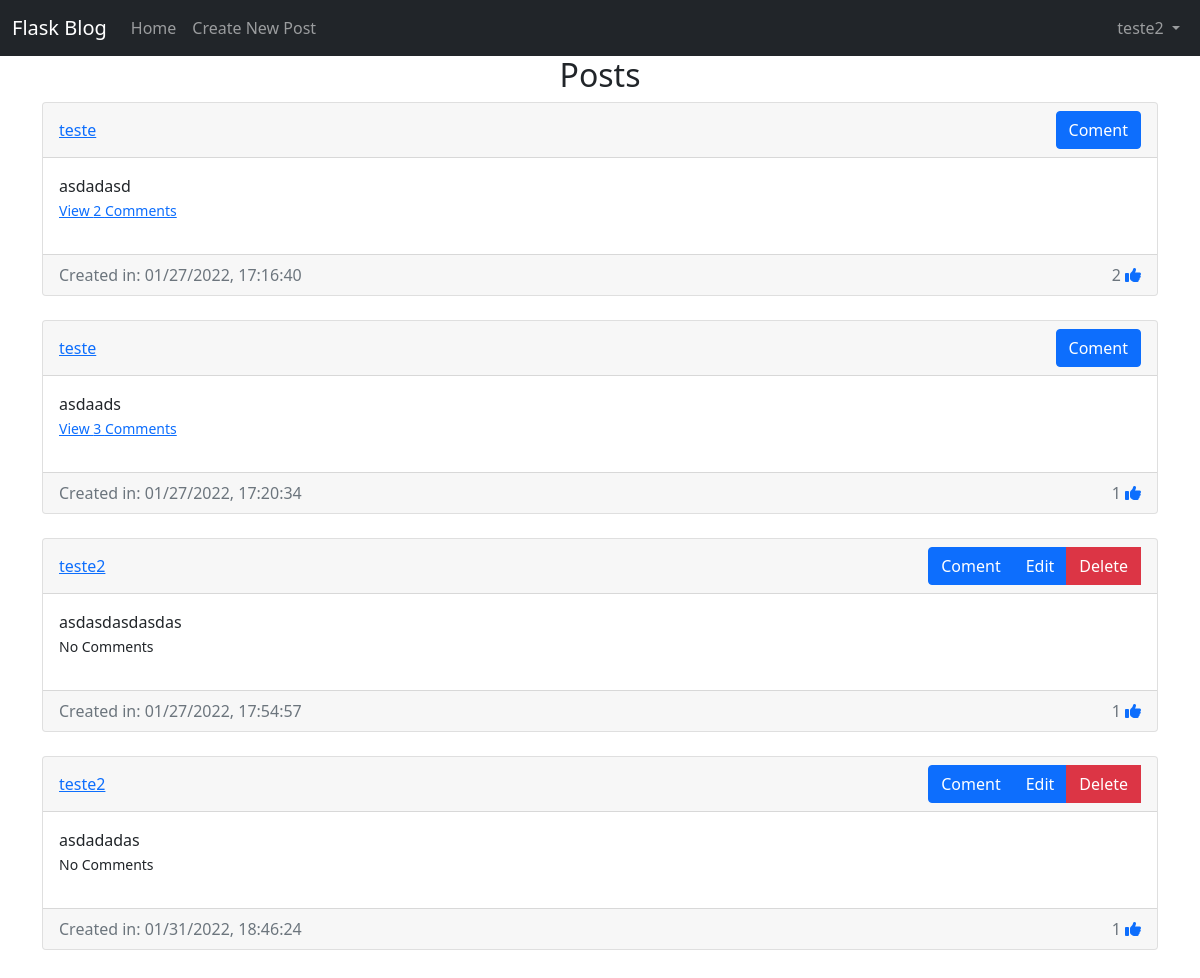
The app's page /home (signed in), older data.
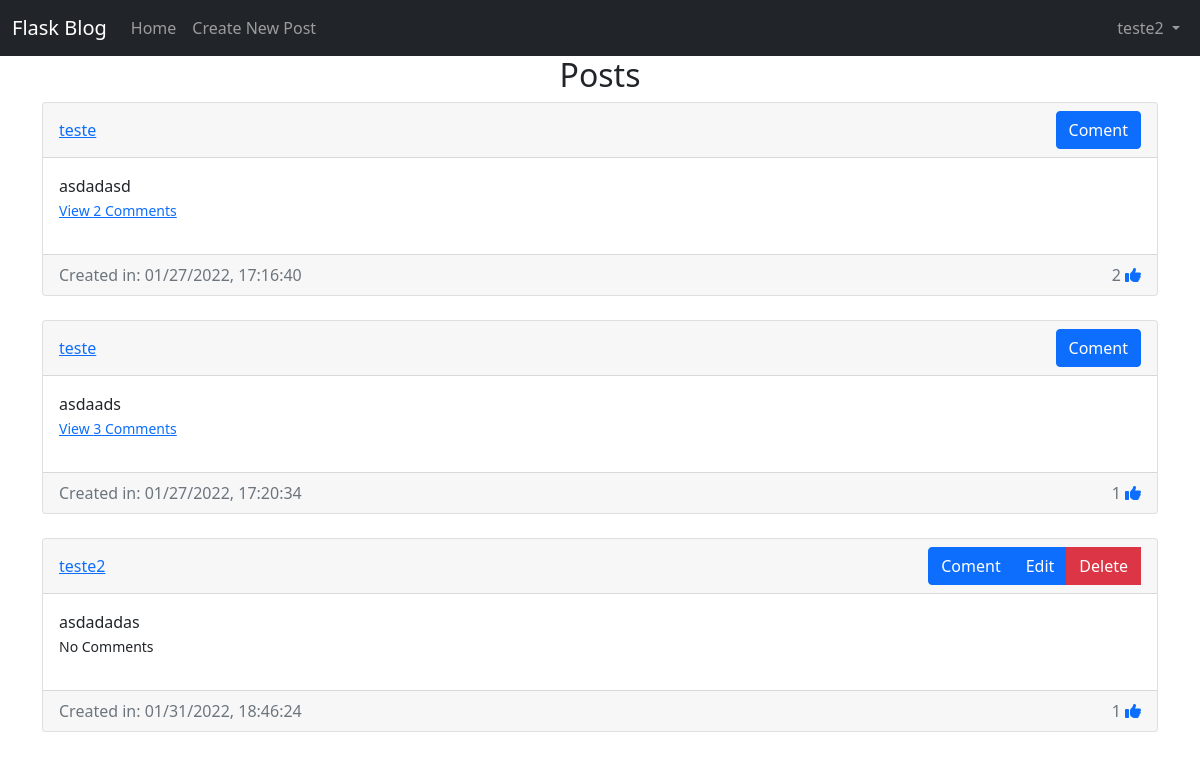
The same page, newer data.
### website/models.py (models this page shows)
class Post(db.Model):
    id = db.Column(db.Integer, primary_key = True)
    text = db.Column(db.Text, nullable = False)
    date_created = db.Column(db.DateTime, default = datetime.utcnow)
    author = db.Column(db.Integer, db.ForeignKey('user.id', ondelete='CASCADE'), nullable = False)
    comments = db.relationship('Comment', backref="post", passive_deletes=True)
    likes = db.relationship('Like', backref="post", passive_deletes=True)

class User(db.Model, UserMixin):
    id = db.Column(db.Integer, primary_key = True)
    email = db.Column(db.String(150), unique = True)
    username = db.Column(db.String(100), unique = True)
    password = db.Column(db.String(100))
    date_created = db.Column(db.DateTime, default = datetime.utcnow)
    posts = db.relationship('Post', backref="user", passive_deletes = True)
    comments = db.relationship('Comment', backref="user", passive_deletes = True)
    likes = db.relationship('Like', backref="user", passive_deletes = True)

### website/views.py (the view)
@views.route("/")
@views.route("/home")
@login_required
def home():
    posts = Post.query.all()
    return render_template('home.html.j2', user=current_user, posts=posts)

### website/__init__.py (called while the page is built)
def create_app():
    app = Flask(__name__)
    app.config['SECRET_KEY'] = "SUPERSECRET"
    app.config['SQLALCHEMY_DATABASE_URI'] = f'sqlite:///{DB_NAME}'
    db.init_app(app)
    from .views import views
    app.register_blueprint(views, url_prefix="/")
    from .auth import auth
    app.register_blueprint(auth, url_prefix="/")
    from .models import User, Post, Comment, Like
    create_database(app)
    login_manager = LoginManager()
    login_manager.login_view = "auth.login"
    login_manager.init_app(app)
    @login_manager.user_loader
    def load_user(id):
        return User.query.get(int(id))
    return app

### website/templates/home.html.j2 (shortened to what this page needs)
{% extends "posts-div.html.j2" %}

### website/templates/posts-div.html.j2 (shortened to what this page needs)
{% extends "base.html.j2" %}
{% block content %}
<h2 align='center'>{% block header %}Posts{% endblock %}</h1>
    <div id='posts'>
        {% for post in posts %}
            <div class='card'>
                <div class="card-header d-flex justify-content-between align-items-center">
                    <a href="/posts/{{post.user.username}}">{{post.user.username}}</a>
                    <div>
                        <div class="btn-group">
                            <a href="/create-comment/{{post.id}}" class="btn btn-primary">Coment</a>
                            {% if user.id == post.author %}
                                <a href="/edit-post/{{post.id}}" class="btn btn-primary">Edit</a>
                                <a href="/delete-post/{{post.id}}" class="btn btn-danger">Delete</a>
                                <br/>
                            {% endif %}
                        </div>
                    </div>
                </div>
                <div class="card-body">
                    <div class="card-text"><p class="card-text">{{post.text}}</p></div>
                        <p>
                        {% if post.comments|length %}
                            <a data-bs-toggle="collapse" href="#comments-{{post.id}}" aria-expanded="false" aria-controls="colapse-comments-{{post.id}}"><small>View {{post.comments|length}} Comments</small></a>
                        {% else %}
                            <small class="text-mutted">No Comments</small>
                        {% endif %}
                        </p>
                </div>
                    <div class="card-footer text-muted d-flex justify-content-between align-items-center">
                        Created in: {{post.date_created.strftime("%m/%d/%Y, %H:%M:%S")}}
                        <div>
                            {{post.likes|length}}
                            {% if user.id in post.likes|map(attribute="author")|list %}
                                <a href="/like-post/{{post.id}}"> <i class="fas fa-thumbs-up" id="like-button-{{post.id}}"></i></a>
                            {% else %}
                                <a href="/like-post/{{post.id}}"> <i class="far fa-thumbs-up" id="like-button-{{post.id}}"></i></a>
                            {% endif %}
                        </div>
                    </div>
            </div>
            <br/>
        {% endfor %}
    </div>
    <br/>
{% endblock content %}

Row changes from the older to the newer data that the page shows:
removed Post: user.username "teste2", text "asdasdasdasdas", shows "No Comments", date_created "01/27/2022, 17:54:57", likes|length "1"
